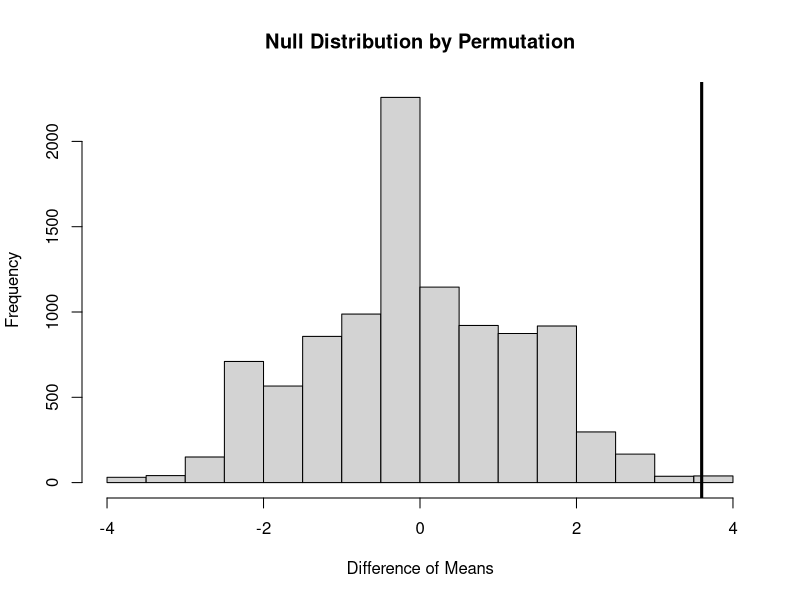
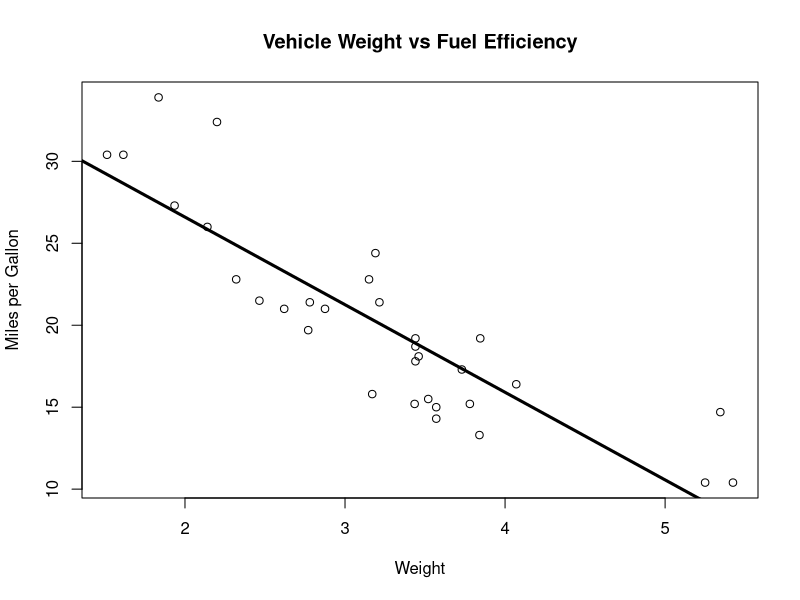
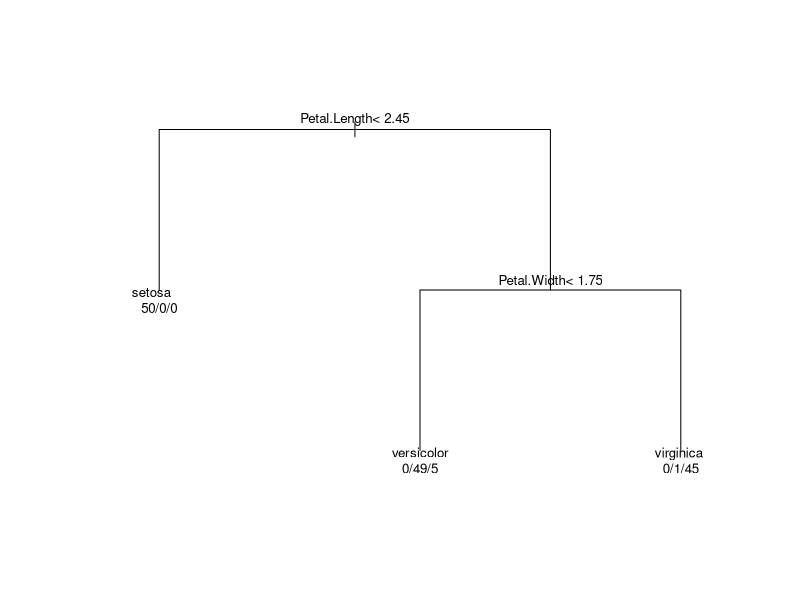

Write the R code that produced these figures, in order.
#!/usr/bin/env Rscript

# =========================================================
# Classical Statistics for Biological Data
# Module 06 - Statistics for Biological Data
# UNAM ENES Juriquilla
# Efrén Nosedal González
# =========================================================

cat("==========================================\n")
cat("Starting Classical Statistics Analysis\n")
cat("==========================================\n")

# =========================================================
# Package Loading and Validation
# =========================================================

required_packages <- c(
  "pwr",
  "rpart"
)

for(pkg in required_packages){

  if(!require(pkg, character.only = TRUE)){

    install.packages(pkg,
                     repos = "https://cloud.r-project.org")

    library(pkg,
            character.only = TRUE)
  }
}

# =========================================================
# Output Directory Validation
# =========================================================

if(!dir.exists("../figures")){

  dir.create("../figures",
             recursive = TRUE)
}

# =========================================================
# Section 1: Wilcoxon Rank Sum Test
# =========================================================

cat("[1/6] Running Wilcoxon Test...\n")

control <- c(5, 6, 7, 5, 6)
treated <- c(9, 10, 8, 9, 11)

wilcox_results <- wilcox.test(
  control,
  treated
)

print(wilcox_results)

# =========================================================
# Section 2: Kruskal-Wallis Test
# =========================================================

cat("[2/6] Running Kruskal-Wallis Test...\n")

group <- factor(c(
  rep("A", 5),
  rep("B", 5),
  rep("C", 5)
))

values <- c(
  5, 6, 7, 5, 6,
  8, 9, 10, 9, 11,
  12, 13, 14, 13, 15
)

kruskal_results <- kruskal.test(
  values ~ group
)

print(kruskal_results)

# =========================================================
# Section 3: Permutation Test
# =========================================================

cat("[3/6] Running Permutation Test...\n")

observed_difference <-
  mean(treated) -
  mean(control)

all_data <- c(
  control,
  treated
)

labels <- c(
  rep("control", 5),
  rep("treated", 5)
)

permuted_differences <- numeric(10000)

set.seed(123)

for(i in 1:10000){

  shuffled_labels <- sample(labels)

  permuted_differences[i] <-
    mean(all_data[shuffled_labels == "treated"]) -
    mean(all_data[shuffled_labels == "control"])
}

permutation_pvalue <-
  mean(
    abs(permuted_differences) >=
      abs(observed_difference)
  )

cat("\nObserved Difference:\n")
print(observed_difference)

cat("\nPermutation p-value:\n")
print(permutation_pvalue)

png(
  "../figures/permutation_test.png",
  width = 1200,
  height = 900
)

hist(
  permuted_differences,
  main = "Null Distribution by Permutation",
  xlab = "Difference of Means"
)

abline(
  v = observed_difference,
  lwd = 3
)

dev.off()

# =========================================================
# Section 4: Correlation Analysis
# =========================================================

cat("[4/6] Running Correlation Analysis...\n")

pearson_correlation <-
  cor(
    mtcars$wt,
    mtcars$mpg,
    method = "pearson"
  )

spearman_correlation <-
  cor(
    mtcars$wt,
    mtcars$mpg,
    method = "spearman"
  )

kendall_correlation <-
  cor(
    mtcars$wt,
    mtcars$mpg,
    method = "kendall"
  )

cat("\nPearson Correlation:\n")
print(pearson_correlation)

cat("\nSpearman Correlation:\n")
print(spearman_correlation)

cat("\nKendall Correlation:\n")
print(kendall_correlation)

png(
  "../figures/correlation_plot.png",
  width = 1200,
  height = 900
)

plot(
  mtcars$wt,
  mtcars$mpg,
  main = "Vehicle Weight vs Fuel Efficiency",
  xlab = "Weight",
  ylab = "Miles per Gallon"
)

abline(
  lm(mpg ~ wt,
     data = mtcars),
  lwd = 3
)

dev.off()

# =========================================================
# Section 5: Statistical Power Analysis
# =========================================================

cat("[5/6] Running Power Analysis...\n")

power_results <- pwr.t.test(
  d = 0.8,
  power = 0.8,
  sig.level = 0.05,
  type = "two.sample"
)

print(power_results)

# =========================================================
# Section 6: Decision Tree Analysis
# =========================================================

cat("[6/6] Running Decision Tree Analysis...\n")

decision_tree_model <- rpart(
  Species ~ .,
  data = iris,
  method = "class"
)

png(
  "../figures/decision_tree.png",
  width = 1200,
  height = 900
)

plot(
  decision_tree_model,
  uniform = TRUE,
  margin = 0.1
)

text(
  decision_tree_model,
  use.n = TRUE,
  cex = 0.8
)

dev.off()

# =========================================================
# Final Summary
# =========================================================

cat("\n==========================================\n")
cat("Analysis Completed Successfully\n")
cat("==========================================\n")

cat("\nGenerated Figures:\n")
cat("- permutation_test.png\n")
cat("- correlation_plot.png\n")
cat("- decision_tree.png\n")

cat("\nModule 06 Statistical Analyses Completed:\n")
cat("- Wilcoxon Rank Sum Test\n")
cat("- Kruskal-Wallis Test\n")
cat("- Permutation Testing\n")
cat("- Pearson Correlation\n")
cat("- Spearman Correlation\n")
cat("- Kendall Correlation\n")
cat("- Statistical Power Analysis\n")
cat("- Decision Tree Classification\n")
